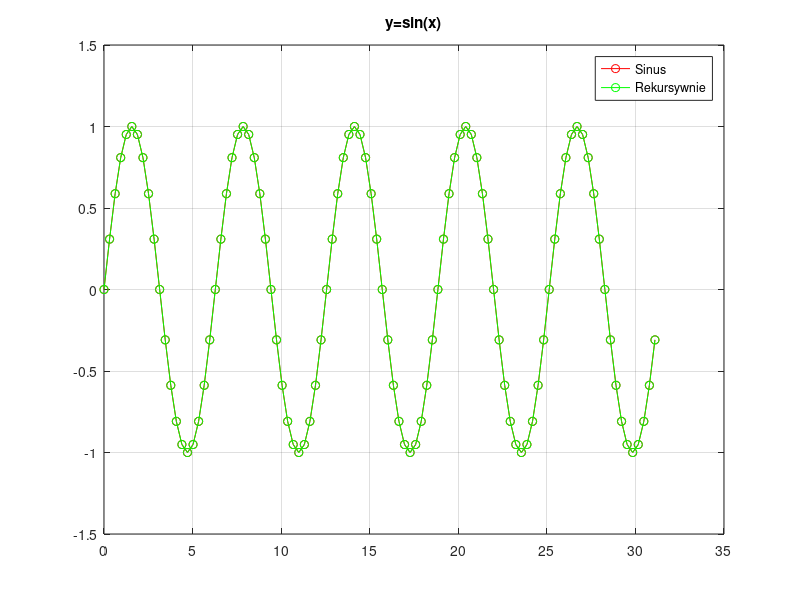
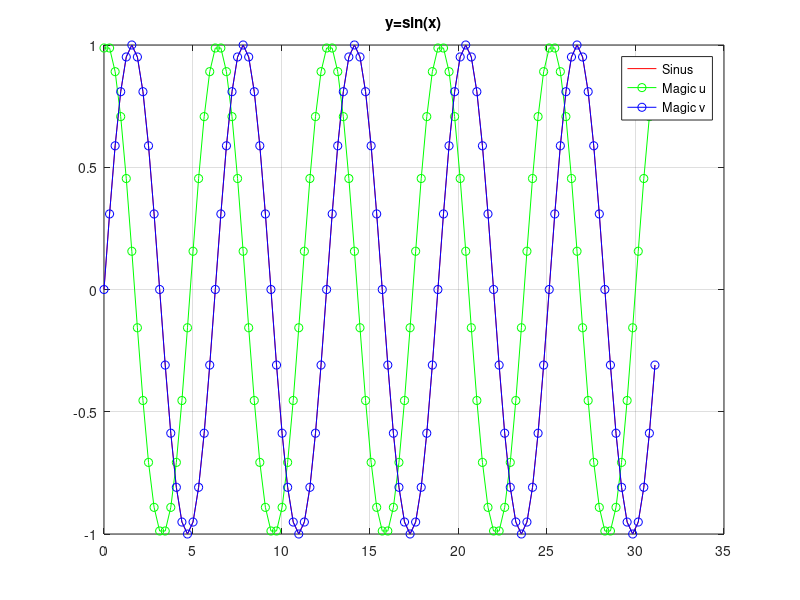

MATLAB code for these plots, in order:
% Sin/Cos iteracynie/rekursywnie
clear all; close all;

% Wartości parametrów
x0 = 0;       % 0, pi/4;
dx = pi/10;
N = 100;

% Odniesienie
n = 0:N-1;
x = x0 + n*dx;
y1 = sin( x );

% Metoda iteracyjna #1
y(1) = sin( x0 - 2*dx );
y(2) = sin( x0 -   dx );
a = 2*cos(dx);
for n = 3 : N+2
    y(n) = a*y(n-1) - y(n-2);
end
y2 = y(3:end);
figure; plot(x,y1,'ro-',x,y2,'go-'); grid; title('y=sin(x)')
legend('Sinus','Rekursywnie'); pause

% Metoda iteracyjna #2
u(1) = cos( dx/2 );
v(1) = 0;
b = 2*sin( dx/2 );
for n = 2 : N
    u(n) = u(n-1) - b*v(n-1);
    v(n) = v(n-1) + b*u(n);
end
y3a = u(1:end); y3b = v(1:end);
figure; plot(x,y1,'r',x,y3a,'go-',x,y3b,'bo-'); grid; title('y=sin(x)')
legend('Sinus','Magic u','Magic v'); pause
